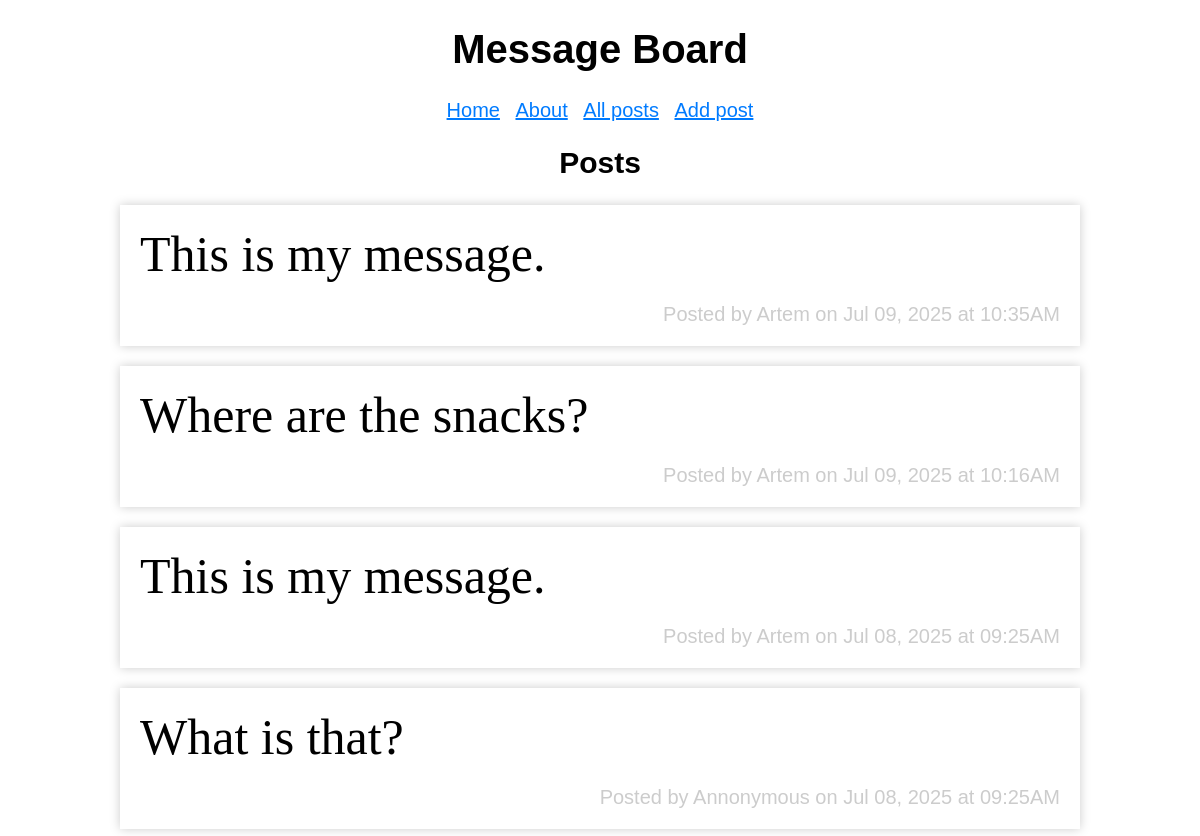
The page /posts on the database its author committed.
### tables this page shows
CREATE TABLE post (
  id INTEGER PRIMARY KEY AUTOINCREMENT,
  created TIMESTAMP NOT NULL DEFAULT CURRENT_TIMESTAMP,
  author TEXT NOT NULL,
  message TEXT NOT NULL
);

### board/posts.py (the view)
@bp.route('/posts')
def posts():
    db = get_db()
    posts = db.execute(
        'SELECT author, message, created FROM post ORDER BY created DESC'
    ).fetchall()
    return render_template('posts/posts.html', posts=posts)

### board/database.py (called while the page is built)
def get_db():
    if 'db' not in g:
        g.db = sqlite3.connect(
            current_app.config['DATABASE'],
            detect_types=sqlite3.PARSE_DECLTYPES)
        g.db.row_factory = sqlite3.Row
    return g.db

### board/templates/posts/posts.html
{% extends 'base.html' %}
{% block header %}
  <h2>{% block title %}Posts{% endblock title %}</h2>
{% endblock header %}
{% block content %}
  {% for post in posts %}
    <article>
      <p class="message">{{ post["message"] }}<p>
      <aside>Posted by {{ post["author"] }} on {{ post["created"].strftime("%b %d, %Y at %I:%M%p") }}</aside>
    </article>
  {% endfor %}
{% endblock content %}

### board/templates/base.html (shortened to what this page needs)
<!DOCTYPE html>
<html lang="en">
<head>
    <link rel="stylesheet" href="{{ url_for('static', filename='styles.css') }}">
</head>
<body>
<h1>Message Board</h1>
{% include('_navigation.html') %}
<section>
    <header>
        {% block header %}{% endblock header %}
    </header>
    <main>
        {% block content %}<p>No messages.</p>{% endblock content %}
    </main>
</section>
</body>
</html>

### board/templates/_navigation.html
<nav>
    <ul>
        <li><a href="{{ url_for('pages.home') }}">Home</a></li>
        <li><a href="{{ url_for('pages.about') }}">About</a></li>
        <li><a href="{{ url_for('posts.posts') }}">All posts</a></li>
        <li><a href="{{ url_for('posts.create') }}">Add post</a></li>
    </ul>
</nav>

### board/static/styles.css (style rules this page uses)
* { box-sizing: border-box; }
body { font-family: sans-serif; font-size: 20px; margin: 0 auto; text-align: center; }
a, a:visited { color: #007bff; }
nav ul { list-style-type: none; padding: 0; }
nav ul li { display: inline; margin: 0 5px; }
main { width: 80%; margin: 0 auto; }
article, form { text-align: left; min-width: 200px; padding: 20px; margin-bottom: 20px; box-shadow: 0px 0px 10px #ccc; vertical-align: top; }
aside { color: #ccc; text-align: right; }
.message { font-size: 2.5em; font-family: serif; margin: 0; padding: 0; }

### rows shown on the page
post: message "This is my message.", author "Artem", created "Jul 09, 2025 at 10:35AM"
post: message "Where are the snacks?", author "Artem", created "Jul 09, 2025 at 10:16AM"
post: message "This is my message.", author "Artem", created "Jul 08, 2025 at 09:25AM"
post: message "What is that?", author "Annonymous", created "Jul 08, 2025 at 09:25AM"
